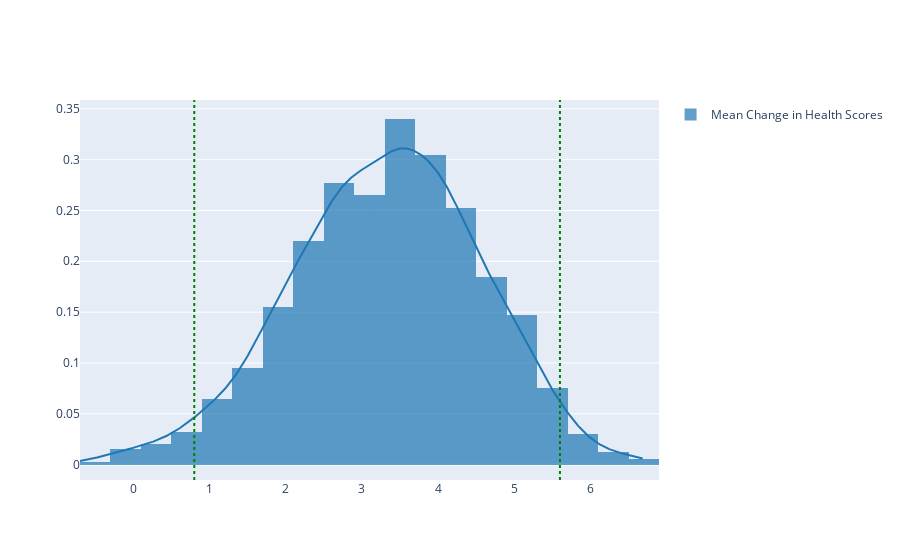

Source (notebook cell):
### Markdown cell above
##### Explanation of code above  
In the code above, we simulate drawing 10,000 independent and identically distributed samples from our initial sample of the population, with identical size to our initial sample. Then we calculate and track mean of each generated sample. From this, we can create a histogram of the statistical sample means and find the interval that covers 95% of the sample means. Assuming our initial sample is unbiased and reflects the general population, we can determine the likelihood of our interval covering the null hypothesis with 95% confidence.

### Code cell
fig = ff.create_distplot([mean_health_scores], 
                         group_labels=['Mean Change in Health Scores'], 
                         bin_size=0.4,
                         show_rug=False)

lower_bound = np.quantile(mean_health_scores, 0.025)
upper_bound = np.quantile(mean_health_scores, 0.975)

fig.add_vline(lower_bound, line_dash='dot', line_color='green')
fig.add_vline(upper_bound, line_dash='dot', line_color='green')

# fig.update_layout(xaxis=dict(range=[-3, 6]))

fig.show()

### Figure 1 — Plotly figure (JSON) as saved in the notebook; plotly's stock layout.template omitted (floating-point values rounded to 4 significant figures; data arrays with more than 128 entries replaced by an {"elided": "..."} marker saying what was removed)
{"data": [{"autobinx": false, "histnorm": "probability density", "legendgroup": "Mean Change in Health Scores", "marker": {"color": "rgb(31, 119, 180)"}, "name": "Mean Change in Health Scores", "opacity": 0.7, "type": "histogram", "x": {"elided": "1000 float values"}, "xaxis": "x", "xbins": {"end": 6.7, "size": 0.4, "start": -0.7}, "yaxis": "y"}, {"legendgroup": "Mean Change in Health Scores", "marker": {"color": "rgb(31, 119, 180)"}, "mode": "lines", "name": "Mean Change in Health Scores", "showlegend": false, "type": "scatter", "x": {"elided": "500 float values"}, "xaxis": "x", "y": {"elided": "500 float values"}, "yaxis": "y"}], "layout": {"barmode": "overlay", "hovermode": "closest", "legend": {"traceorder": "reversed"}, "shapes": [{"line": {"color": "green", "dash": "dot"}, "type": "line", "x0": 0.8, "x1": 0.8, "xref": "x", "y0": 0, "y1": 1, "yref": "y domain"}, {"line": {"color": "green", "dash": "dot"}, "type": "line", "x0": 5.6, "x1": 5.6, "xref": "x", "y0": 0, "y1": 1, "yref": "y domain"}], "xaxis": {"anchor": "y2", "domain": [0, 1], "zeroline": false}, "yaxis": {"anchor": "free", "domain": [0, 1], "position": 0}}}
